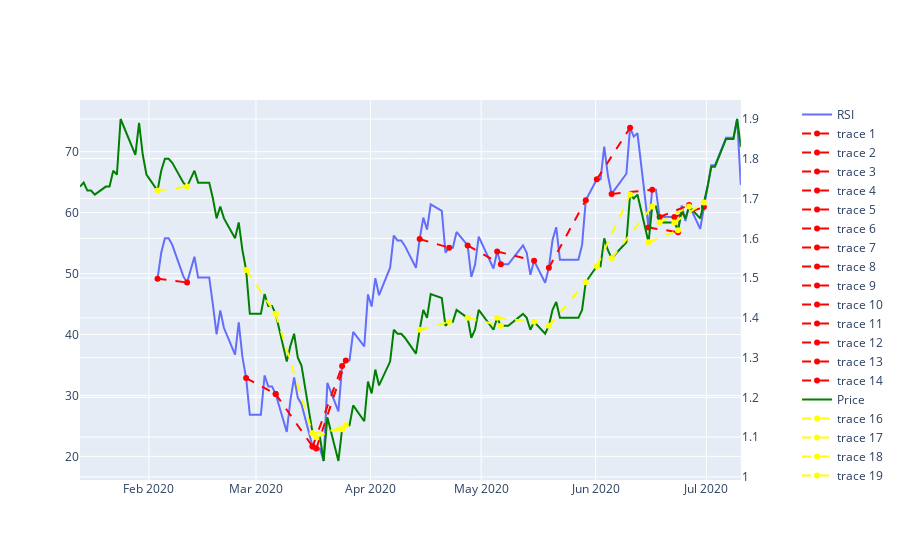

Write notebook code for a chart like this one.
### Code cell
#Y_pred=reg.predict(X_in)
from plotly.subplots import make_subplots
#fig = go.Figure()
# Create figure with secondary y-axis
fig1 = make_subplots(specs=[[{"secondary_y": True}]])

fig1.add_trace(
    go.Scatter(x=df['Datetime'], y=df['RSI'], name='RSI'),secondary_y=False
)

for index, row in df_divergence.iterrows():
    fig1.add_trace(go.Scatter(x=[row['start_datetime_'+str(interval)],row['end_datetime_'+str(interval)]], y=[row['start_RSI_'+str(interval)], row['end_RSI_'+str(interval)]],
                         line = dict(color='red', width=2, dash='dash')),secondary_y=False)

#fig1.add_trace(
#    go.Scatter(x=df_divergence['Datetime'],y=df_divergence['RSI'],marker=dict(color="Red",size=8),mode="markers"),secondary_y=False
#)

fig1.add_trace(
    go.Scatter(x=df['Datetime'], y=df['Close'], name='Price', yaxis="y2",line= dict(color='green')),secondary_y=True
)

for index, row in df_divergence.iterrows():
    fig1.add_trace(go.Scatter(x=[row['start_datetime_'+str(interval)],row['end_datetime_'+str(interval)]], y=[row['start_price_'+str(interval)], row['end_price_'+str(interval)]],
                         line = dict(color='yellow', width=2, dash='dash'), yaxis="y2"),secondary_y=True)
fig1.show()
